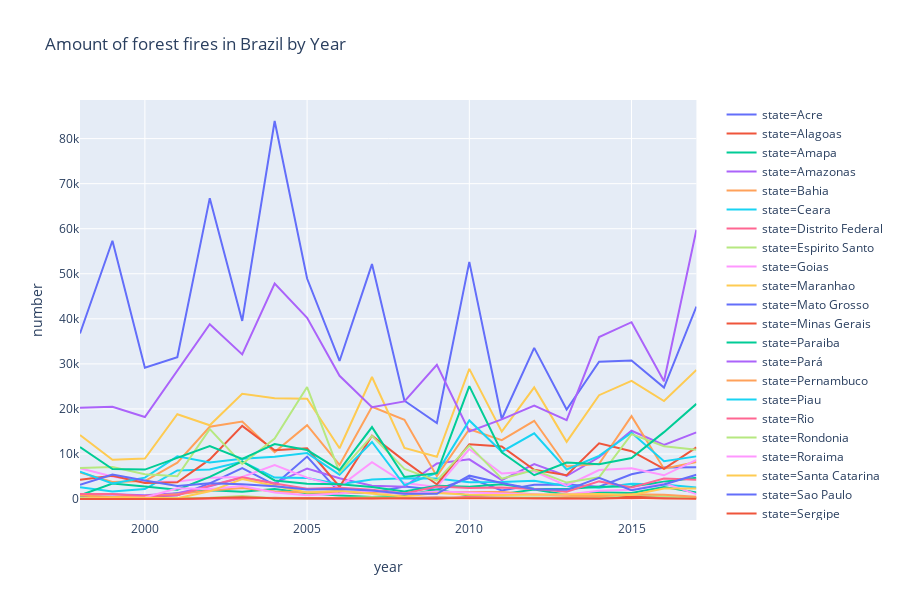

Source (notebook cell):
### Markdown cell above
### Question 2: Which state has seen the highest /lowest in/decrease in forest fires

### Code cell
#### Count the fires by year and visualize ####
YEAR_STATE = df.groupby(['year', 'state']).sum()
YEAR_STATE = YEAR_STATE.reset_index()



fig = px.line(YEAR_STATE, x="year", y="number", title='Brazil Forest Fires by Year and state', color= 'state')
fig.update_layout(title='Amount of forest fires in Brazil by Year')
                   
fig.show()

### Figure 1 — Plotly figure (JSON) as saved in the notebook; plotly's stock layout.template omitted (floating-point values rounded to 4 significant figures)
{"data": [{"hoverlabel": {"namelength": 0}, "hovertemplate": "state=Acre<br>year=%{x}<br>number=%{y}", "legendgroup": "state=Acre", "line": {"color": "#636efa", "dash": "solid"}, "mode": "lines", "name": "state=Acre", "showlegend": true, "type": "scatter", "x": [1998, 1999, 2000, 2001, 2002, 2003, 2004, 2005, 2006, 2007, 2008, 2009, 2010, 2011, 2012, 2013, 2014, 2015, 2016, 2017], "xaxis": "x", "y": [730, 333, 434, 828, 3491, 6859, 3160, 9427, 1456, 1419, 2808, 2095, 4684, 1912, 3180, 3242, 2740, 5512, 6993, 7042], "yaxis": "y"}, {"hoverlabel": {"namelength": 0}, "hovertemplate": "state=Alagoas<br>year=%{x}<br>number=%{y}", "legendgroup": "state=Alagoas", "line": {"color": "#EF553B", "dash": "solid"}, "mode": "lines", "name": "state=Alagoas", "showlegend": true, "type": "scatter", "x": [1998, 1999, 2000, 2001, 2002, 2003, 2004, 2005, 2006, 2007, 2008, 2009, 2010, 2011, 2012, 2013, 2014, 2015, 2016, 2017], "xaxis": "x", "y": [86, 172, 123, 86, 258, 299, 159, 217, 161, 128, 277, 325, 222, 232, 352, 208, 190, 590, 400, 159], "yaxis": "y"}, {"hoverlabel": {"namelength": 0}, "hovertemplate": "state=Amapa<br>year=%{x}<br>number=%{y}", "legendgroup": "state=Amapa", "line": {"color": "#00cc96", "dash": "solid"}, "mode": "lines", "name": "state=Amapa", "showlegend": true, "type": "scatter", "x": [1998, 1999, 2000, 2001, 2002, 2003, 2004, 2005, 2006, 2007, 2008, 2009, 2010, 2011, 2012, 2013, 2014, 2015, 2016, 2017], "xaxis": "x", "y": [278, 101, 253, 1301, 1957, 1652, 2261, 1271, 817, 440, 785, 2127, 721, 1100, 2103, 975, 1490, 1366, 2653, 1465], "yaxis": "y"}, {"hoverlabel": {"namelength": 0}, "hovertemplate": "state=Amazonas<br>year=%{x}<br>number=%{y}", "legendgroup": "state=Amazonas", "line": {"color": "#ab63fa", "dash": "solid"}, "mode": "lines", "name": "state=Amazonas", "showlegend": true, "type": "scatter", "x": [1998, 1999, 2000, 2001, 2002, 2003, 2004, 2005, 2006, 2007, 2008, 2009, 2010, 2011, 2012, 2013, 2014, 2015, 2016, 2017], "xaxis": "x", "y": [946, 1061, 853, 1297, 2852, 4789, 3504, 6780, 4634, 2963, 2717, 7915, 8826, 4188, 7745, 5118, 9288, 15170, 12023, 14798], "yaxis": "y"}, {"hoverlabel": {"namelength": 0}, "hovertemplate": "state=Bahia<br>year=%{x}<br>number=%{y}", "legendgroup": "state=Bahia", "line": {"color": "#FFA15A", "dash": "solid"}, "mode": "lines", "name": "state=Bahia", "showlegend": true, "type": "scatter", "x": [1998, 1999, 2000, 2001, 2002, 2003, 2004, 2005, 2006, 2007, 2008, 2009, 2010, 2011, 2012, 2013, 2014, 2015, 2016, 2017], "xaxis": "x", "y": [5907, 3777, 3993, 8073, 16048, 17212, 10423, 16410, 7589, 20471, 17600, 5092, 15512, 13061, 17378, 7217, 7819, 18397, 6751, 8249], "yaxis": "y"}, {"hoverlabel": {"namelength": 0}, "hovertemplate": "state=Ceara<br>year=%{x}<br>number=%{y}", "legendgroup": "state=Ceara", "line": {"color": "#19d3f3", "dash": "solid"}, "mode": "lines", "name": "state=Ceara", "showlegend": true, "type": "scatter", "x": [1998, 1999, 2000, 2001, 2002, 2003, 2004, 2005, 2006, 2007, 2008, 2009, 2010, 2011, 2012, 2013, 2014, 2015, 2016, 2017], "xaxis": "x", "y": [2625, 1688, 2211, 6344, 6556, 8312, 4780, 4672, 3280, 4329, 4617, 4567, 3738, 3773, 4040, 2898, 2512, 3420, 3245, 2555], "yaxis": "y"}, {"hoverlabel": {"namelength": 0}, "hovertemplate": "state=Distrito Federal<br>year=%{x}<br>number=%{y}", "legendgroup": "state=Distrito Federal", "line": {"color": "#FF6692", "dash": "solid"}, "mode": "lines", "name": "state=Distrito Federal", "showlegend": true, "type": "scatter", "x": [1998, 1999, 2000, 2001, 2002, 2003, 2004, 2005, 2006, 2007, 2008, 2009, 2010, 2011, 2012, 2013, 2014, 2015, 2016, 2017], "xaxis": "x", "y": [103, 46, 48, 64, 149, 96, 279, 92, 76, 274, 115, 92, 505, 273, 173, 101, 251, 172, 242, 410], "yaxis": "y"}, {"hoverlabel": {"namelength": 0}, "hovertemplate": "state=Espirito Santo<br>year=%{x}<br>number=%{y}", "legendgroup": "state=Espirito Santo", "line": {"color": "#B6E880", "dash": "solid"}, "mode": "lines", "name": "state=Espirito Santo", "showlegend": true, "type": "scatter", "x": [1998, 1999, 2000, 2001, 2002, 2003, 2004, 2005, 2006, 2007, 2008, 2009, 2010, 2011, 2012, 2013, 2014, 2015, 2016, 2017], "xaxis": "x", "y": [218, 240, 175, 130, 297, 708, 174, 121, 215, 382, 251, 216, 225, 326, 352, 250, 347, 1031, 654, 234], "yaxis": "y"}, {"hoverlabel": {"namelength": 0}, "hovertemplate": "state=Goias<br>year=%{x}<br>number=%{y}", "legendgroup": "state=Goias", "line": {"color": "#FF97FF", "dash": "solid"}, "mode": "lines", "name": "state=Goias", "showlegend": true, "type": "scatter", "x": [1998, 1999, 2000, 2001, 2002, 2003, 2004, 2005, 2006, 2007, 2008, 2009, 2010, 2011, 2012, 2013, 2014, 2015, 2016, 2017], "xaxis": "x", "y": [6863, 5003, 3808, 3927, 4760, 4921, 7531, 4764, 2756, 8203, 3543, 2682, 11104, 5677, 6154, 2979, 6454, 6861, 5275, 8705], "yaxis": "y"}, {"hoverlabel": {"namelength": 0}, "hovertemplate": "state=Maranhao<br>year=%{x}<br>number=%{y}", "legendgroup": "state=Maranhao", "line": {"color": "#FECB52", "dash": "solid"}, "mode": "lines", "name": "state=Maranhao", "showlegend": true, "type": "scatter", "x": [1998, 1999, 2000, 2001, 2002, 2003, 2004, 2005, 2006, 2007, 2008, 2009, 2010, 2011, 2012, 2013, 2014, 2015, 2016, 2017], "xaxis": "x", "y": [14236, 8711, 8983, 18839, 16372, 23382, 22361, 22251, 11283, 27093, 11363, 9381, 28896, 14955, 24790, 12697, 23059, 26222, 21766, 28639], "yaxis": "y"}, {"hoverlabel": {"namelength": 0}, "hovertemplate": "state=Mato Grosso<br>year=%{x}<br>number=%{y}", "legendgroup": "state=Mato Grosso", "line": {"color": "#636efa", "dash": "solid"}, "mode": "lines", "name": "state=Mato Grosso", "showlegend": true, "type": "scatter", "x": [1998, 1999, 2000, 2001, 2002, 2003, 2004, 2005, 2006, 2007, 2008, 2009, 2010, 2011, 2012, 2013, 2014, 2015, 2016, 2017], "xaxis": "x", "y": [36756, 57324, 29138, 31486, 66781, 39536, 83908, 48950, 30645, 52153, 21825, 16870, 52651, 17771, 33563, 19866, 30463, 30738, 24731, 42735], "yaxis": "y"}, {"hoverlabel": {"namelength": 0}, "hovertemplate": "state=Minas Gerais<br>year=%{x}<br>number=%{y}", "legendgroup": "state=Minas Gerais", "line": {"color": "#EF553B", "dash": "solid"}, "mode": "lines", "name": "state=Minas Gerais", "showlegend": true, "type": "scatter", "x": [1998, 1999, 2000, 2001, 2002, 2003, 2004, 2005, 2006, 2007, 2008, 2009, 2010, 2011, 2012, 2013, 2014, 2015, 2016, 2017], "xaxis": "x", "y": [4304, 5160, 3552, 3734, 8800, 16247, 10849, 11259, 2739, 14036, 8471, 3241, 12166, 11683, 6488, 5308, 12381, 10625, 6707, 11473], "yaxis": "y"}, {"hoverlabel": {"namelength": 0}, "hovertemplate": "state=Paraiba<br>year=%{x}<br>number=%{y}", "legendgroup": "state=Paraiba", "line": {"color": "#00cc96", "dash": "solid"}, "mode": "lines", "name": "state=Paraiba", "showlegend": true, "type": "scatter", "x": [1998, 1999, 2000, 2001, 2002, 2003, 2004, 2005, 2006, 2007, 2008, 2009, 2010, 2011, 2012, 2013, 2014, 2015, 2016, 2017], "xaxis": "x", "y": [816, 3437, 2804, 2073, 4910, 8361, 4131, 3427, 3308, 2665, 1689, 2963, 2711, 3280, 2285, 2225, 2742, 2773, 3849, 4757], "yaxis": "y"}, {"hoverlabel": {"namelength": 0}, "hovertemplate": "state=Pará<br>year=%{x}<br>number=%{y}", "legendgroup": "state=Pará", "line": {"color": "#ab63fa", "dash": "solid"}, "mode": "lines", "name": "state=Pará", "showlegend": true, "type": "scatter", "x": [1998, 1999, 2000, 2001, 2002, 2003, 2004, 2005, 2006, 2007, 2008, 2009, 2010, 2011, 2012, 2013, 2014, 2015, 2016, 2017], "xaxis": "x", "y": [20282, 20479, 18207, 28587, 38804, 32100, 47823, 40226, 27368, 20403, 21684, 29806, 15020, 17687, 20732, 17518, 35948, 39253, 26143, 59771], "yaxis": "y"}, {"hoverlabel": {"namelength": 0}, "hovertemplate": "state=Pernambuco<br>year=%{x}<br>number=%{y}", "legendgroup": "state=Pernambuco", "line": {"color": "#FFA15A", "dash": "solid"}, "mode": "lines", "name": "state=Pernambuco", "showlegend": true, "type": "scatter", "x": [1998, 1999, 2000, 2001, 2002, 2003, 2004, 2005, 2006, 2007, 2008, 2009, 2010, 2011, 2012, 2013, 2014, 2015, 2016, 2017], "xaxis": "x", "y": [767, 463, 691, 1080, 1909, 2431, 1683, 1520, 1268, 1631, 1189, 1569, 1660, 1589, 1089, 729, 660, 1082, 966, 522], "yaxis": "y"}, {"hoverlabel": {"namelength": 0}, "hovertemplate": "state=Piau<br>year=%{x}<br>number=%{y}", "legendgroup": "state=Piau", "line": {"color": "#19d3f3", "dash": "solid"}, "mode": "lines", "name": "state=Piau", "showlegend": true, "type": "scatter", "x": [1998, 1999, 2000, 2001, 2002, 2003, 2004, 2005, 2006, 2007, 2008, 2009, 2010, 2011, 2012, 2013, 2014, 2015, 2016, 2017], "xaxis": "x", "y": [6066, 3452, 4765, 9482, 8129, 8936, 9376, 10201, 5416, 12664, 3103, 5811, 17455, 10515, 14604, 6555, 9584, 14730, 8385, 9478], "yaxis": "y"}, {"hoverlabel": {"namelength": 0}, "hovertemplate": "state=Rio<br>year=%{x}<br>number=%{y}", "legendgroup": "state=Rio", "line": {"color": "#FF6692", "dash": "solid"}, "mode": "lines", "name": "state=Rio", "showlegend": true, "type": "scatter", "x": [1998, 1999, 2000, 2001, 2002, 2003, 2004, 2005, 2006, 2007, 2008, 2009, 2010, 2011, 2012, 2013, 2014, 2015, 2016, 2017], "xaxis": "x", "y": [1149, 1140, 650, 857, 2945, 4856, 3437, 2297, 2501, 2067, 1217, 2778, 2437, 2567, 2219, 1617, 3924, 2553, 4539, 4271], "yaxis": "y"}, {"hoverlabel": {"namelength": 0}, "hovertemplate": "state=Rondonia<br>year=%{x}<br>number=%{y}", "legendgroup": "state=Rondonia", "line": {"color": "#B6E880", "dash": "solid"}, "mode": "lines", "name": "state=Rondonia", "showlegend": true, "type": "scatter", "x": [1998, 1999, 2000, 2001, 2002, 2003, 2004, 2005, 2006, 2007, 2008, 2009, 2010, 2011, 2012, 2013, 2014, 2015, 2016, 2017], "xaxis": "x", "y": [6917, 7124, 5498, 5059, 15524, 7803, 13421, 24858, 5930, 14023, 6710, 4096, 11873, 4541, 6421, 3662, 4832, 14410, 11724, 10961], "yaxis": "y"}, {"hoverlabel": {"namelength": 0}, "hovertemplate": "state=Roraima<br>year=%{x}<br>number=%{y}", "legendgroup": "state=Roraima", "line": {"color": "#FF97FF", "dash": "solid"}, "mode": "lines", "name": "state=Roraima", "showlegend": true, "type": "scatter", "x": [1998, 1999, 2000, 2001, 2002, 2003, 2004, 2005, 2006, 2007, 2008, 2009, 2010, 2011, 2012, 2013, 2014, 2015, 2016, 2017], "xaxis": "x", "y": [21, 220, 362, 2416, 2224, 2919, 1457, 860, 1245, 1863, 1131, 1687, 1442, 1082, 1001, 994, 1868, 2062, 3499, 1101], "yaxis": "y"}, {"hoverlabel": {"namelength": 0}, "hovertemplate": "state=Santa Catarina<br>year=%{x}<br>number=%{y}", "legendgroup": "state=Santa Catarina", "line": {"color": "#FECB52", "dash": "solid"}, "mode": "lines", "name": "state=Santa Catarina", "showlegend": true, "type": "scatter", "x": [1998, 1999, 2000, 2001, 2002, 2003, 2004, 2005, 2006, 2007, 2008, 2009, 2010, 2011, 2012, 2013, 2014, 2015, 2016, 2017], "xaxis": "x", "y": [59, 364, 306, 200, 1715, 4458, 2955, 1483, 1855, 1230, 547, 1330, 974, 926, 1000, 1046, 1138, 923, 2346, 2354], "yaxis": "y"}, {"hoverlabel": {"namelength": 0}, "hovertemplate": "state=Sao Paulo<br>year=%{x}<br>number=%{y}", "legendgroup": "state=Sao Paulo", "line": {"color": "#636efa", "dash": "solid"}, "mode": "lines", "name": "state=Sao Paulo", "showlegend": true, "type": "scatter", "x": [1998, 1999, 2000, 2001, 2002, 2003, 2004, 2005, 2006, 2007, 2008, 2009, 2010, 2011, 2012, 2013, 2014, 2015, 2016, 2017], "xaxis": "x", "y": [3196, 5459, 4128, 2926, 3539, 3306, 2864, 2123, 2209, 1877, 1193, 1165, 5194, 3573, 2159, 2055, 4717, 1984, 3235, 5406], "yaxis": "y"}, {"hoverlabel": {"namelength": 0}, "hovertemplate": "state=Sergipe<br>year=%{x}<br>number=%{y}", "legendgroup": "state=Sergipe", "line": {"color": "#EF553B", "dash": "solid"}, "mode": "lines", "name": "state=Sergipe", "showlegend": true, "type": "scatter", "x": [1998, 1999, 2000, 2001, 2002, 2003, 2004, 2005, 2006, 2007, 2008, 2009, 2010, 2011, 2012, 2013, 2014, 2015, 2016, 2017], "xaxis": "x", "y": [20, 93, 17, 24, 208, 403, 190, 200, 147, 124, 243, 206, 143, 173, 231, 185, 104, 299, 152, 75], "yaxis": "y"}, {"hoverlabel": {"namelength": 0}, "hovertemplate": "state=Tocantins<br>year=%{x}<br>number=%{y}", "legendgroup": "state=Tocantins", "line": {"color": "#00cc96", "dash": "solid"}, "mode": "lines", "name": "state=Tocantins", "showlegend": true, "type": "scatter", "x": [1998, 1999, 2000, 2001, 2002, 2003, 2004, 2005, 2006, 2007, 2008, 2009, 2010, 2011, 2012, 2013, 2014, 2015, 2016, 2017], "xaxis": "x", "y": [11536, 6679, 6542, 9113, 11787, 8890, 12202, 10885, 6429, 15974, 4915, 5749, 25069, 10387, 5294, 8127, 7748, 9123, 14854, 21129], "yaxis": "y"}], "layout": {"height": 600, "legend": {"tracegroupgap": 0}, "title": {"text": "Amount of forest fires in Brazil by Year"}, "xaxis": {"anchor": "y", "domain": [0, 0.98], "title": {"text": "year"}}, "yaxis": {"anchor": "x", "domain": [0, 1], "title": {"text": "number"}}}}
